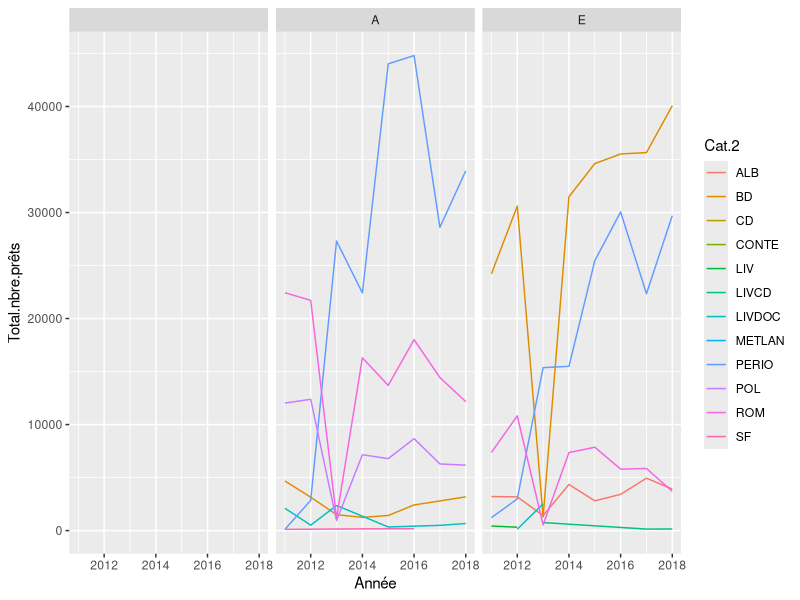
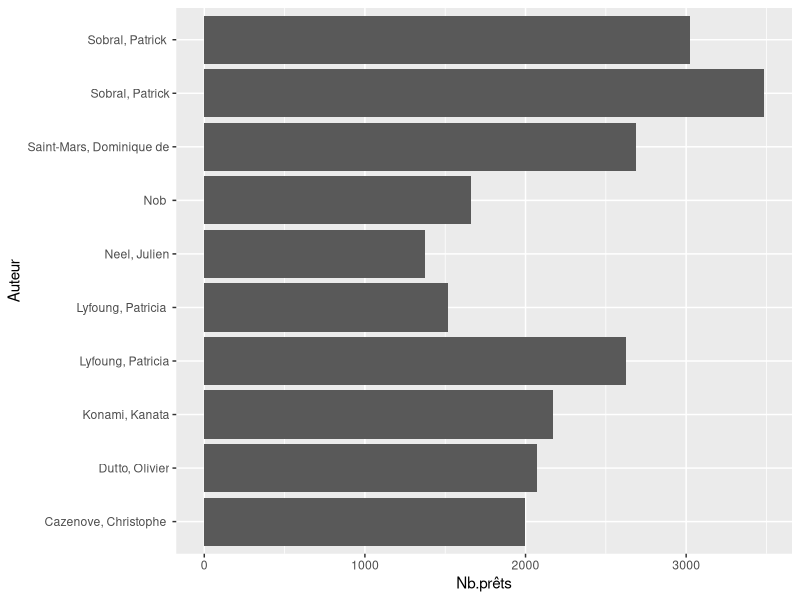

Source code (R) for these figures, in order:
library(ggplot2)
library(plyr)
library(reshape2)

df_book_Tls <- read.csv("dataset_Toulouse.csv", header=TRUE, sep=";")
df_all_Paris <- read.csv("dataset_Paris.csv", header=TRUE, sep=";")

#Toulouse

# Nettoyage :
df_book_Tls <- rename(df_book_Tls, c(ANNEE="Année", TITRE="Titre", AUTEUR="Auteur"))

# nettoyer noms des auteurs : suppr infos sur date de naissance entre parenthèses
df_book_Tls$Auteur <- gsub("[(].*[)]","",df_book_Tls$Auteur)

# rassembler les catégories similaires

# rassembler les catégries "enfant" (BB, TP, E)
df_book_Tls$Cat.1[df_book_Tls$Cat.1 %in% c("BB", "TP", "E")] <- "E"
#df_book_Tls$Cat.1[df_book_Tls$Cat.1 %in% c("A")] <- "Adulte"

#df_book_Tls$Cat.2[df_book_Tls$Cat.2 %in% c("ALB")] <- "ALBUM"
df_book_Tls$Cat.2[df_book_Tls$Cat.2 %in% c("LIV", "LV")] <- "LIV"
df_book_Tls$Cat.2[df_book_Tls$Cat.2 %in% c("CDVDROM")] <- "CD"
#df_book_Tls$Cat.2[df_book_Tls$Cat.2 %in% c("LIVDOC")] <- "LIVRE DOC"
df_book_Tls$Cat.2[df_book_Tls$Cat.2 %in% c("LIVCD", "LIVCDVDR")] <- "LIVCD"
#df_book_Tls$Cat.2[df_book_Tls$Cat.2 %in% c("POL")] <- "POLAR"
df_book_Tls$Cat.2[df_book_Tls$Cat.2 %in% c("ROM", "TE")] <- "ROM"
#df_book_Tls$Cat.2[df_book_Tls$Cat.2 %in% c("SF")] <- "SCIENCE FICTION"

# supprimer les lignes où le nombre de prêts n'est pas indiqué
df_book_Tls <- na.omit(df_book_Tls) 

# plot l'évolution du nombre de prêts par catégorie au cours des années
df_total_par_cat_Tls <- ddply(df_book_Tls, .(Année,Cat.1,Cat.2), summarize, Total.nbre.prêts=sum(Nbre.de.prêts))
#TODO : enlever lignes sans catégorie 1
ggplot(df_total_par_cat_Tls, aes(x=Année, y=Total.nbre.prêts, color=Cat.2)) + geom_line() + facet_grid(.~Cat.1)

# top 10 des auteurs
auteurs <- ddply(df_book_Tls, .(Auteur,Année), summarize, Nb.prêts=sum(Nbre.de.prêts))
auteurs <- auteurs[auteurs$Auteur != "-",]
auteurs2018 <- auteurs[auteurs$Année == 2018,]
top10auteurs2018 <- head(auteurs2018[order(auteurs2018$Nb.prêts, decreasing = TRUE),],10)
grepl("Sobral, Patrick", top10auteurs2018$Auteur)
ggplot(top10auteurs2018, aes(x=Auteur, y=Nb.prêts)) + geom_bar(stat="identity", show.legend = FALSE) + coord_flip() 
# TODO : parvenir à rassembler les lignes avec le m$eme auteur
